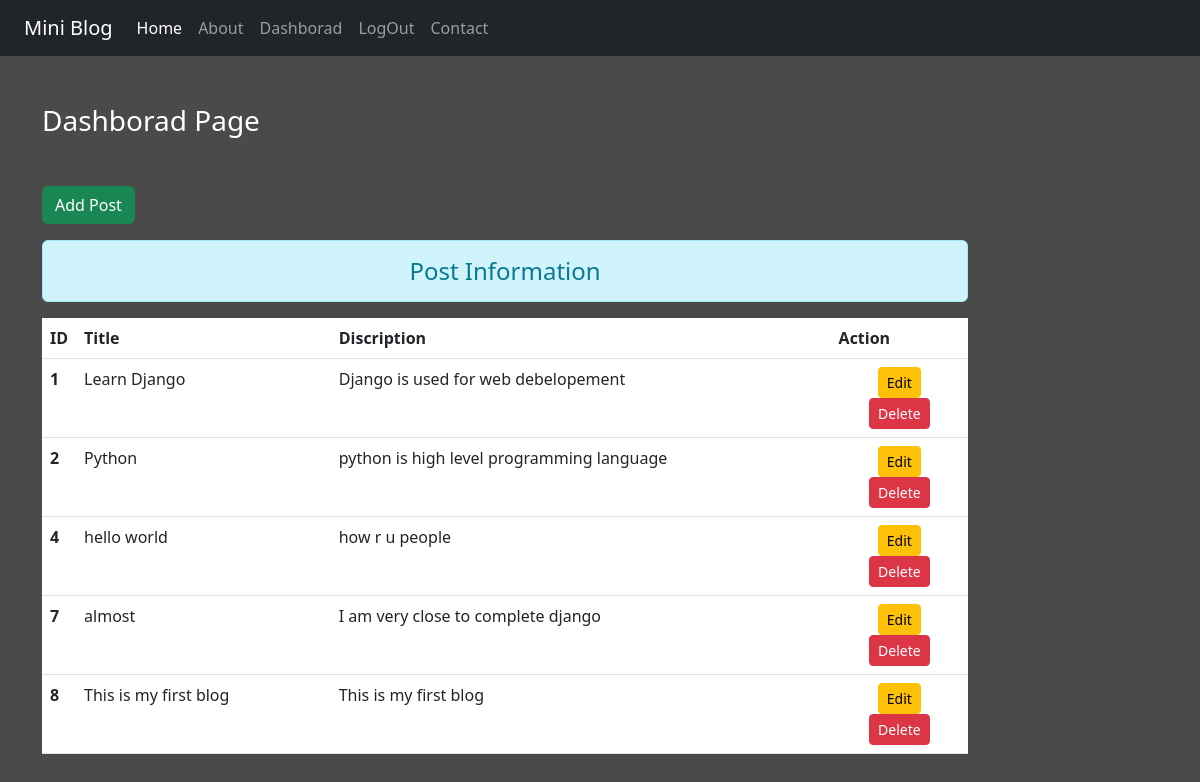
Page /dashborad/ (signed in) on the committed database.
### blog/models.py (models this page shows)
class Post(models.Model):
    title = models.CharField(max_length=150)
    desc = models.TextField()

### blog/views.py (the view)
# urls.py: path('dashborad/', views.userdashborad, name="dashborad"),
def userdashborad(request):
    if request.user.is_authenticated:
        post = Post.objects.all()
        return render(request, 'blog/dashborad.html', {'posts':post})
    else:
        return HttpResponseRedirect('/login/')

### blog/templates/blog/dashborad.html (shortened to what this page needs)
{% extends 'blog/base.html' %}
{% load static %}
  {% block content %}
  <div class="col-sm-10">
    <h3 class="text-white my-5">Dashborad Page</h3>
  <a href="{% url 'addpost' %}" class="btn btn-success">Add Post</a>
  <h4 class="text-center alert alert-info mt-3">Post Information</h4>
    <table class="table-hover table bg-white">
      <thead>
        <tr>
          <th scope="col" style="width:2%">ID</th>
          <th scope="col" style="width:28%">Title</th>
          <th scope="col" style="width:55%">Discription</th>
          <th scope="col" style="width:15%">Action</th>
        </tr>
      </thead>
      <tbody>
        {% for post in posts %}
        <tr>
          <th scope="row">{{post.id}}</th>
          <td>{{post.title}}</td>
          <td>{{post.desc}}</td>
          <td class="text-center">
            <a href="{% url 'update' post.id %}" class="btn btn-warning btn-sm">Edit</a>
            {% if perms.blog.delete_post %}
            <form action="{% url 'delete' post.id %}" method="post">
              <input type="submit" class="btn btn-danger btn-sm" value="Delete">
            </form>
            {% endif %}
          </td>
        </tr>
        {% endfor %}
      </tbody>
    </table>
  </div>
</div>
{% endblock content %}

### blog/templates/blog/base.html (shortened to what this page needs)
<!DOCTYPE html>
{% load static %}
<html lang="en">
<head>
    <link rel="stylesheet" href="{% static 'css/bootstrap.css' %}">
    <link rel="stylesheet" href="{% static 'css/style.css' %}">
</head>
<body>
    <div class="container-fluid bg-dark">
        {% include 'blog/navbar.html' %}
    </div>
    <div class="container">
        <div class="row">
            {% block content %}
            {% endblock content %}
        </div>
</body>
</html>

### blog/templates/blog/navbar.html (shortened to what this page needs)
<nav class="navbar navbar-expand-lg navbar-dark bg-dark">
    <div class="container-fluid">
      <a class="navbar-brand" href="#">Mini Blog</a>
      <div class="collapse navbar-collapse" id="navbarNav">
        <ul class="navbar-nav">
          <li class="nav-item">
            <a class="nav-link active" aria-current="page" href="/">Home</a>
          </li>
          <li class="nav-item">
            <a class="nav-link" href="{% url 'about' %}">About</a>
          </li>
          {% if request.user.is_authenticated %}
          <li class="nav-item">
            <a class="nav-link" href="{% url 'dashborad' %}">Dashborad</a>
          </li>
          <li class="nav-item">
            <a class="nav-link" href="{% url 'logout' %}">LogOut</a>
          </li>
          {% endif %}
          <li class="nav-item">
            <a class="nav-link" href="{% url 'contact' %}">Contact</a>
          </li>
        </ul>
      </div>
    </div>
  </nav>

### blog/static/css/style.css (style rules this page uses)
body { background-color: rgb(75, 74, 74); color: antiquewhite; }

### rows in the picture
Post: id "1", title "Learn Django", desc "Django is used for web debelopement"
Post: id "2", title "Python", desc "python is high level programming language"
Post: id "4", title "hello world", desc "how r u people"
Post: id "7", title "almost", desc "I am very close to complete django"
Post: id "8", title "This is my first blog", desc "This is my first blog"
